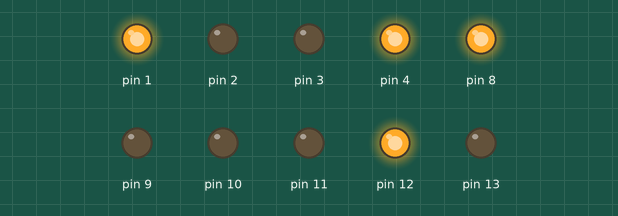
Recording of a sketch running on a simulated Arduino Uno, built with avr-gcc and run on an emulated ATmega328P. On the bench: output pins drawn as LEDs (lit = HIGH).

Above: at 1.0 s.
At 2.62 s:
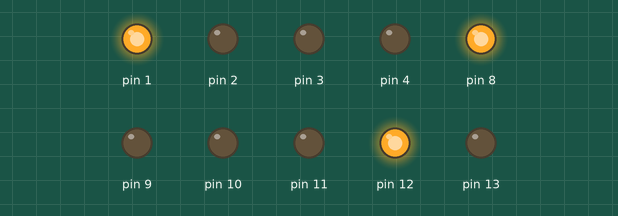
At 5.5 s:
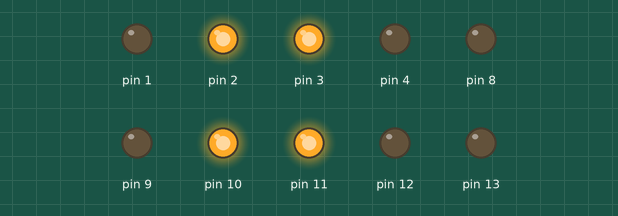
At 9.0 s:
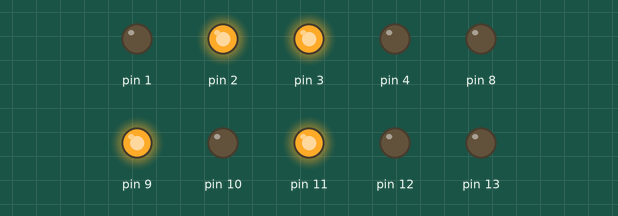
At 10.62 s:
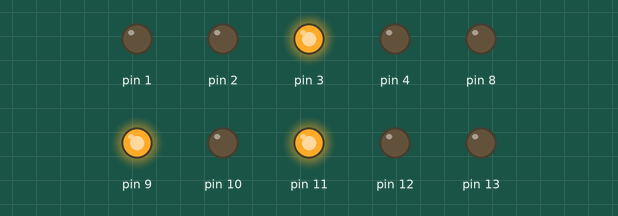
At 13.5 s:
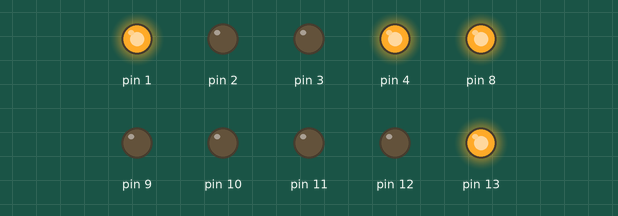
Timing chart, 0 to 18.4 s (numbered marks = the images above):
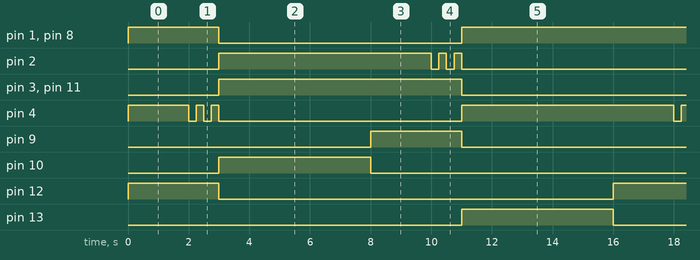

Measured:
- by itself, pin 1, pin 8: repeats every 16.0 s: LOW 8.0 s, HIGH 8.0 s
- by itself, pin 2: LOW → HIGH at 3.0 s, → LOW 7.0 s later, → HIGH 0.25 s later, → LOW 0.25 s later, … (13 changes in this stretch)
- by itself, pin 3, pin 11: alternates HIGH for 8.0 s and LOW for 8.0 s
- by itself, pin 4: repeats every 16.0 s: 2 × (LOW 0.25 s, HIGH 0.25 s), LOW 8.0 s, HIGH 7.0 s
- by itself, pin 9, pin 12: alternates HIGH for 3.0 s and LOW for 13.0 s
- by itself, pin 10, pin 13: alternates HIGH for 5.0 s and LOW for 11.0 s

The sketch:

SemaforoDuplo.ino
```cpp
// C++ code
//
int led[10];
void setup()
{
  led[0] = 13; // VERDE
  led[1] = 12;  // AMARELO
  led[2] = 11; // VERMELHO
  led[3] = 2; // VERDE PEDESTRE
  led[4] = 1; // VERMELHO PEDESTRE
  led[5] = 10; // VERDE 2
  led[6] = 9;  // AMARELO 2
  led[7] = 8; // VERMELHO 2
  led[8] = 4; // VERDE PEDESTRE 2
  led[9] = 3; // VERMELHO PEDESTRE 2

  pinMode(led[0], OUTPUT);
  pinMode(led[1], OUTPUT);
  pinMode(led[2], OUTPUT);
  pinMode(led[3], OUTPUT);
  pinMode(led[4], OUTPUT);
  pinMode(led[5], OUTPUT);
  pinMode(led[6], OUTPUT);
  pinMode(led[7], OUTPUT);
  pinMode(led[8], OUTPUT);
  pinMode(led[9], OUTPUT);
}

void loop()
{
//PARTE 1
  digitalWrite(led[0], LOW); // VERDE
  digitalWrite(led[1], HIGH); // AMARELO
  digitalWrite(led[2],LOW); // VERMELHO
  digitalWrite(led[3], LOW); // VERDE PEDESTRE
  digitalWrite(led[4], HIGH); // VERMELHO PEDESTRE
  digitalWrite(led[5], LOW); // VERDE 2
  digitalWrite(led[6], LOW); // AMARELO 2
  digitalWrite(led[7], HIGH); // VERMELHO 2
  digitalWrite(led[8], HIGH); // VERDE PEDESTRE 2
  digitalWrite(led[9], LOW); // VERMELHO PEDESTRE 2
  delay(2000);
  digitalWrite(led[8], LOW);
  delay(250);
  digitalWrite(led[8], HIGH);
  delay(250);
  digitalWrite(led[8], LOW);
  delay(250);
  digitalWrite(led[8], HIGH);
  delay(250);
//FIM PARTE 1
//PARTE 2
  digitalWrite(led[0], LOW); // VERDE
  digitalWrite(led[1], LOW); // AMARELO
  digitalWrite(led[2],HIGH); // VERMELHO
  digitalWrite(led[3], HIGH); // VERDE PEDESTRE
  digitalWrite(led[4], LOW); // VERMELHO PEDESTRE
  digitalWrite(led[5], HIGH); // VERDE 2
  digitalWrite(led[6], LOW); // AMARELO 2
  digitalWrite(led[7], LOW); // VERMELHO 2
  digitalWrite(led[8], LOW); // VERDE PEDESTRE 2
  digitalWrite(led[9], HIGH); // VERMELHO PEDESTRE 2
  delay(5000);
//FIM PARTE 2
//PARTE 3
  digitalWrite(led[0], LOW); // VERDE
  digitalWrite(led[1], LOW); // AMARELO
  digitalWrite(led[2],HIGH); // VERMELHO
  digitalWrite(led[3], HIGH); // VERDE PEDESTRE
  digitalWrite(led[4], LOW); // VERMELHO PEDESTRE
  digitalWrite(led[5], LOW); // VERDE 2
  digitalWrite(led[6], HIGH); // AMARELO 2
  digitalWrite(led[7], LOW); // VERMELHO 2
  digitalWrite(led[8], LOW); // VERDE PEDESTRE 2
  digitalWrite(led[9], HIGH); // VERMELHO PEDESTRE 2
  delay(2000);
  digitalWrite(led[3], LOW);
  delay(250);
  digitalWrite(led[3], HIGH);
  delay(250);
  digitalWrite(led[3], LOW);
  delay(250);
  digitalWrite(led[3], HIGH);
  delay(250);
//FIM PARTE 3
//PARTE 4
  digitalWrite(led[0], HIGH); // VERDE
  digitalWrite(led[1], LOW); // AMARELO
  digitalWrite(led[2],LOW); // VERMELHO
  digitalWrite(led[3], LOW); // VERDE PEDESTRE
  digitalWrite(led[4], HIGH); // VERMELHO PEDESTRE
  digitalWrite(led[5], LOW); // VERDE 2
  digitalWrite(led[6], LOW); // AMARELO 2
  digitalWrite(led[7], HIGH); // VERMELHO 2
  digitalWrite(led[8], HIGH); // VERDE PEDESTRE 2
  digitalWrite(led[9], LOW); // VERMELHO PEDESTRE 2
  delay(5000);
//FIM PARTE 4
}
```
